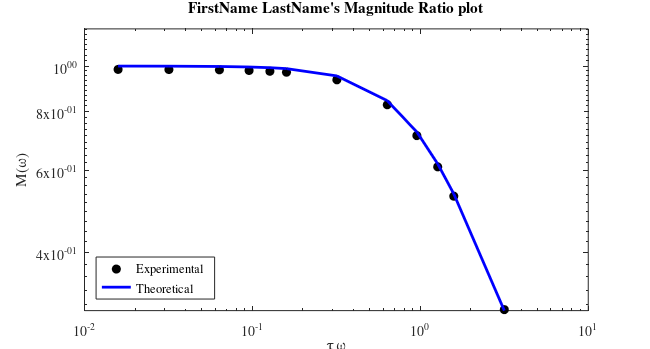
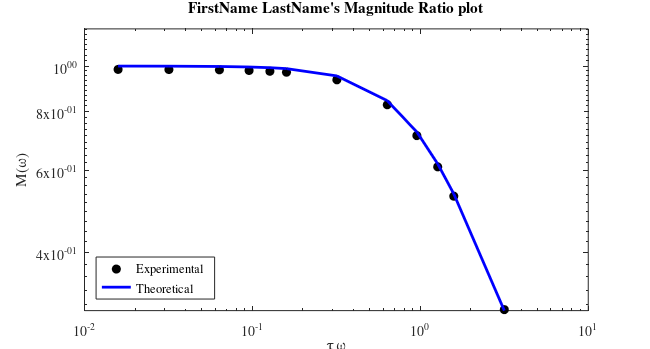
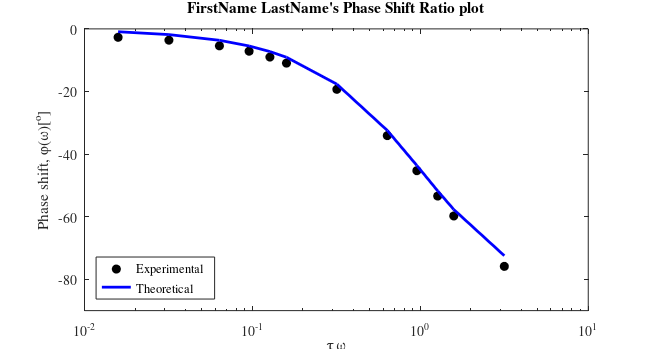
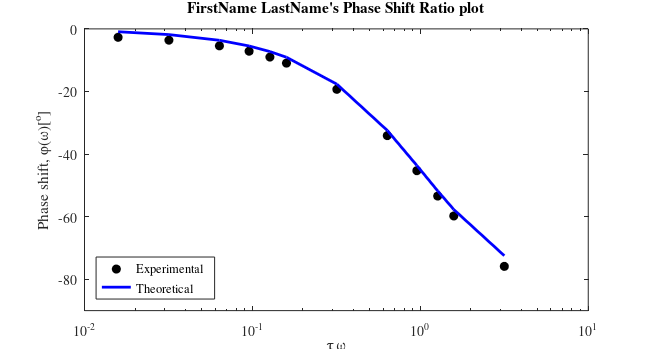

Write MATLAB code to recreate these figures, in order.
clear all
close all
clc

R1 = 5.0265; % Resistor Value (MOhm)
R2 = 5.0656; % Resistor Value (MOhm)
C = 0.05; % Capacitance Value (uF)
K = (R2/R1); %static sensitivity
tau = R2*C; % time constant (s)

A = [4.0073	4.00730000	4.006	4.0073	4.0073	4.0073	4.006	4.006	4.006	4.0047	4.0047	4.0034]; % Input magnitude
B = [3.9725	3.96990000	3.9634	3.9518	3.9364	3.9183	3.774	3.3396	2.8704	2.4618	2.1319	1.2219]; % Output magnitude
T = [100.406	50.0113	25.016	16.659	12.522	9.975	4.999	2.503	1.669	1.254	1.006	0.503]; %Period of input signal
delay = [0.75	0.501	0.376	0.33	0.313	0.303	0.268	0.237	0.21	0.186	0.167	0.106]; %time delay in s
f = 1./T; %Hz
tau_omega = tau*2*pi*f; 
%% Calculating Magnitude Ratio
M_exp = B./(K*A);
M_theo = 1./sqrt(1+(2*pi*f*tau).^2);

figure(1)
set(gcf,'unit','inches','position',[0.50 0.50 6.50 3.50],...
        'defaultaxesfontsize',10,'defaultaxesfontname','times');
loglog(tau_omega,M_exp,'ko','markerfacecolor','k');hold on
loglog(tau_omega,M_theo,'b-','markerfacecolor','b','linewidth',2)
xlabel('\tau \omega')
ylabel('M(\omega)')
ylim([0 1.2])
set(gca,'YTick',[0 0.2 0.4 0.6 0.8 1.0])
legend('Experimental','Theoretical','location','southwest')
title('FirstName LastName''s Magnitude Ratio plot')
% % % Saving the files in png and pdf format
figName = ['..\Figures\FirstName_LastName_Exp10_Part1'];
set(gcf,'PaperPositionMode','auto')
print(figName,'-dpng','-r600')
set(gcf,'PaperUnits','inches','Units','inches');
figpos = get(gcf,'Position');
set(gcf,'PaperSize',figpos(3:4),'Units','inches');
print(figName,'-dpdf','-r600')

%% Calculating Phase Lag
phi = delay.*2*pi.*f*(180/pi); % degrees
phaseshift_exp = - phi;
phaseshift_theo = -atan(2*pi*f*tau)*(180/pi);

figure(2)
set(gcf,'unit','inches','position',[0.50 0.50 6.50 3.50],...
        'defaultaxesfontsize',10,'defaultaxesfontname','times');
semilogx(tau_omega,phaseshift_exp,'ko','markerfacecolor','k');hold on
semilogx(tau_omega,phaseshift_theo,'b-','markerfacecolor','b','linewidth',2)
xlabel('\tau \omega')
ylabel('Phase shift, \phi(\omega)[^{o}]')
ylim([-90 0])
title('FirstName LastName''s Phase Shift Ratio plot')
legend('Experimental','Theoretical','location','southwest')

% % % Saving the files in png and pdf format
figName = ['..\Figures\FirstName_LastName_Exp10_Part2'];
set(gcf,'PaperPositionMode','auto')
print(figName,'-dpng','-r600')
set(gcf,'PaperUnits','inches','Units','inches');
figpos = get(gcf,'Position');
set(gcf,'PaperSize',figpos(3:4),'Units','inches');
print(figName,'-dpdf','-r600')
